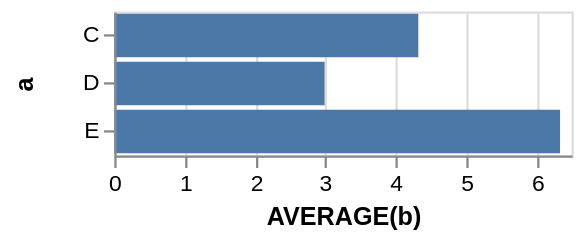

This figure's Vega-Lite source:
### Vega specification from a JSON file in a GitHub repository (floating-point values rounded to 4 significant figures)
{"$schema": "https://vega.github.io/schema/vega/v3.0.json", "autosize": "pad", "padding": 5, "style": "cell", "data": [{"name": "source_0", "values": [{"a": "C", "b": 2}, {"a": "C", "b": 7}, {"a": "C", "b": 4}, {"a": "D", "b": 1}, {"a": "D", "b": 2}, {"a": "D", "b": 6}, {"a": "E", "b": 8}, {"a": "E", "b": 4}, {"a": "E", "b": 7}]}, {"name": "data_0", "source": "source_0", "transform": [{"type": "formula", "expr": "toNumber(datum[\"b\"])", "as": "b"}, {"type": "aggregate", "groupby": ["a"], "ops": ["average"], "fields": ["b"], "as": ["average_b"]}]}], "signals": [{"name": "width", "update": "200"}, {"name": "y_step", "value": 21}, {"name": "height", "update": "bandspace(domain('y').length, 0.1, 0.05) * y_step"}], "marks": [{"name": "marks", "type": "rect", "role": "bar", "style": ["bar"], "from": {"data": "data_0"}, "encode": {"update": {"x": {"scale": "x", "field": "average_b"}, "x2": {"scale": "x", "value": 0}, "y": {"scale": "y", "field": "a"}, "height": {"scale": "y", "band": true}, "fill": {"value": "#4c78a8"}}}}], "scales": [{"name": "x", "type": "linear", "domain": {"data": "data_0", "field": "average_b"}, "range": [0, {"signal": "width"}], "round": true, "nice": true, "zero": true}, {"name": "y", "type": "band", "domain": {"data": "data_0", "field": "a", "sort": true}, "range": {"step": {"signal": "y_step"}}, "round": true, "paddingInner": 0.1, "paddingOuter": 0.05}], "axes": [{"scale": "x", "labelOverlap": true, "orient": "bottom", "tickCount": {"signal": "ceil(width/40)"}, "title": "AVERAGE(b)", "zindex": 1}, {"scale": "x", "domain": false, "grid": true, "labels": false, "maxExtent": 0, "minExtent": 0, "orient": "bottom", "tickCount": {"signal": "ceil(width/40)"}, "ticks": false, "zindex": 0, "gridScale": "y"}, {"scale": "y", "orient": "left", "title": "a", "zindex": 1}], "config": {"axis": {"domainColor": "#888", "tickColor": "#888"}, "axisY": {"minExtent": 30}}}
